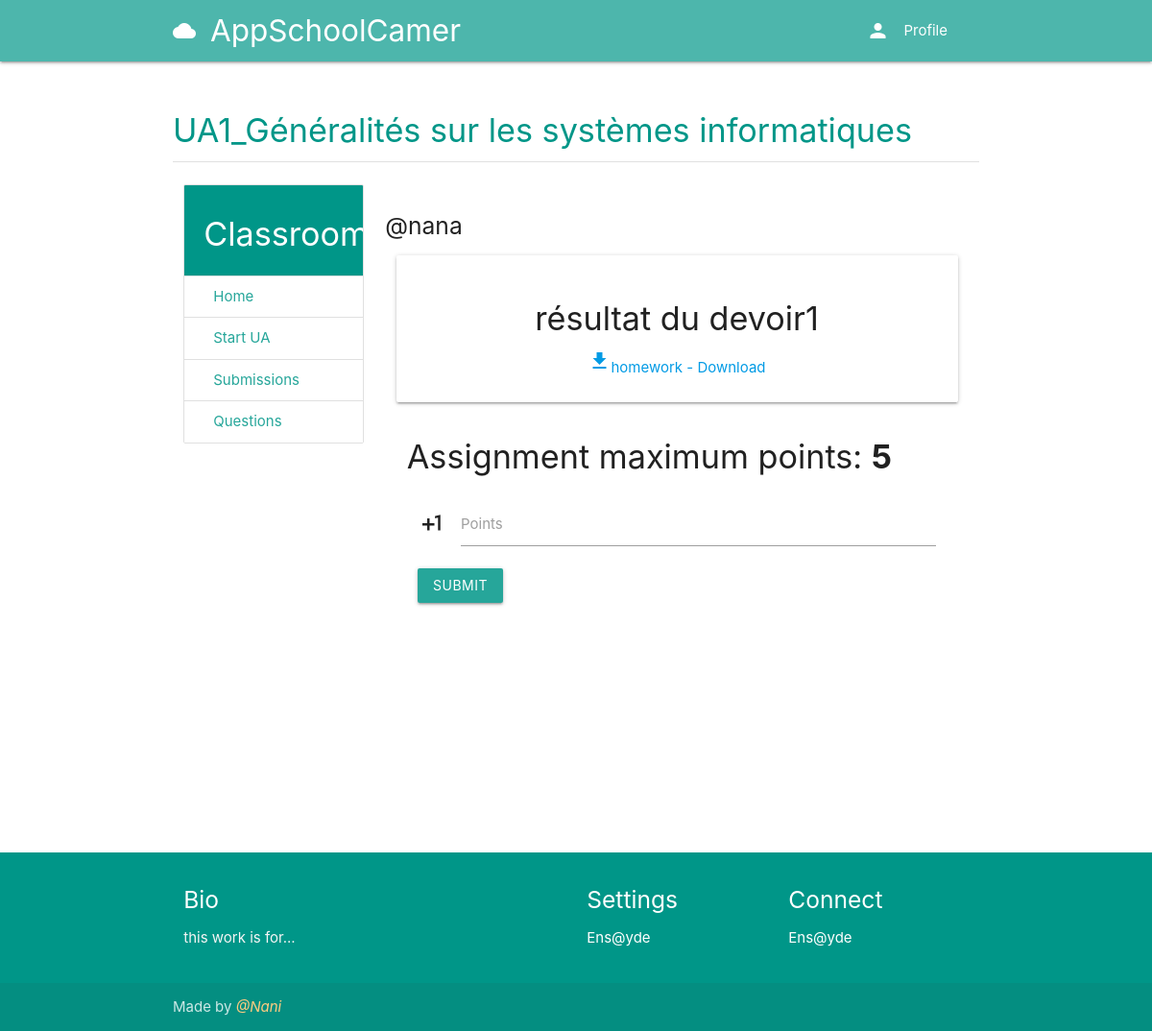
Page /course/e3a2a62b-95ac-4728-9878-0789d56fcc8a/submissions/1/grade (signed in) on the committed database.
### classroom/models.py (models this page shows, shortened)
class Course(models.Model):
	id = models.UUIDField(primary_key=True, default=uuid.uuid4, editable=False)
	picture = models.ImageField(upload_to=user_directory_path)
	title = models.CharField(max_length=200)
	description = models.CharField(max_length=300)
	category = models.ForeignKey(Category, on_delete=models.CASCADE)
	syllabus = RichTextField()
	user = models.ForeignKey(User, on_delete=models.CASCADE, related_name='course_owner')
	enrolled = models.ManyToManyField(User)
	modules = models.ManyToManyField(Module)
	questions = models.ManyToManyField(Question)

class Grade(models.Model):
	course = models.ForeignKey(Course, on_delete=models.CASCADE)
	submission = models.ForeignKey(Submission, on_delete=models.CASCADE)
	points = models.PositiveIntegerField(default=0)
	graded_by = models.ForeignKey(User, on_delete=models.CASCADE, blank=True, null=True)
	status = models.CharField(choices=STATUS_CHOICES, default='pending', max_length=10, verbose_name='Status')

### assignment/models.py (models this page shows, shortened)
class Submission(models.Model):
	file = models.FileField(upload_to=user_directory_path)
	comment = models.CharField(max_length=1000)
	date = models.DateTimeField(auto_now_add=True)
	assignment = models.ForeignKey(Assignment, on_delete=models.CASCADE)
	user = models.ForeignKey(User, on_delete=models.CASCADE)
	def get_file_name(self):
		return os.path.basename(self.file.name)

class Assignment(models.Model):
	title = models.CharField(max_length=150)
	content = RichTextField()
	points = models.PositiveIntegerField()
	due = models.DateField()
	files = models.ManyToManyField(AssignmentFileContent)
	user = models.ForeignKey(User, on_delete=models.CASCADE)

### classroom/views.py (the view)
# urls.py: path('<course_id>/submissions/<grade_id>/grade', GradeSubmission, name='grade-submission'),
def GradeSubmission(request, course_id, grade_id):
    user = request.user
    course = get_object_or_404(Course, id=course_id)
    grade = get_object_or_404(Grade, id=grade_id)
    if user != course.user:
        return HttpResponseForbidden()
    else:
        if request.method == 'POST':
            points = request.POST.get('points')
            grade.points = points
            grade.status = 'graded'
            grade.graded_by = user
            grade.save()
            return redirect('student-submissions', course_id=course_id)
    context = {
        'course': course,
        'grade': grade,
    }
    return render(request, 'classroom/gradesubmission.html', context)

### authy/views.py (called while the page is built)
def SideNavInfo(request):
	user = request.user
	nav_profile = None
	if user.is_authenticated:
		nav_profile = Profile.objects.get(user=user)
	return {'nav_profile': nav_profile}

### direct/views.py (called while the page is built)
def CheckDirects(request):
    directs_count = 0
    if request.user.is_authenticated:
        directs_count = Message.objects.filter(user=request.user, is_read=False).count()
    return {'directs_count': directs_count}

### student_portal/templates/classroom/gradesubmission.html (shortened to what this page needs)
{% extends 'base.html' %}
{% load static %}
{% block content %}
<div class="section">
	<h4 class="teal-text ">{{ course.title }}</h4>
	<div class="divider"></div>
</div>
<div class="row">
<div class="col s3">
      <ul class="collection with-header">
        <li class="collection-header teal white-text"><h4>Classroom</h4></li>
        <a href="{% url 'course' course.id %}" class="collection-item">Home</a>
        {% if user.profile.user_type == 'teacher' or user.is_superuser or user.profile.user_type == 'student' %}
        <a href="{% url 'modules' course.id %}" class="collection-item">Start UA</a>
        <a href="{% url 'submissions' course.id %}" class="collection-item">Submissions</a>
        <a href="{% url 'questions' course.id %}" class="collection-item">Questions</a>
        {% endif %}
      </ul>
</div>
<div class="col s9">
  <div class="section">
    <h5>@{{ grade.submission.user.username }}</h5>
    <div class="col s12 center-align">
      <div class="card-panel">
        <h4 class="card-title">{{ grade.submission.comment }}</h4>
        <a href="{{ grade.submission.file.url }}" download>
        <i class="material-icons">download</i>{{ grade.submission.get_file_name }} - Download</a>
      </div>
    </div>
  <div class="col s12">
  <form method="post" action="{% url 'grade-submission' course.id grade.id %}" role="form" class="col s12">
    <h4>Assignment maximum points: <b>{{ grade.submission.assignment.points }}</b></h4>
    <div class="input-field col s12">
      <i class="material-icons prefix">plus_one</i>
      <input id="icon_prefix" type="text" name="points" class="validate">
      <label for="icon_prefix">Points</label>
    </div>
    <div class="col s12">
        <button type="submit" value="login" class="btn waves-effect waves-light">
          Submit
        </button>
    </div>
  </form>
</div>
  </div>
</div>
</div>
{% endblock %}

### rows in the picture
Course: title "UA1_Généralités sur les systèmes informatiques"
Grade: submission.user.username "nana", submission.comment "résultat du devoir1", submission.get_file_name "homework", submission.assignment.points "5"
